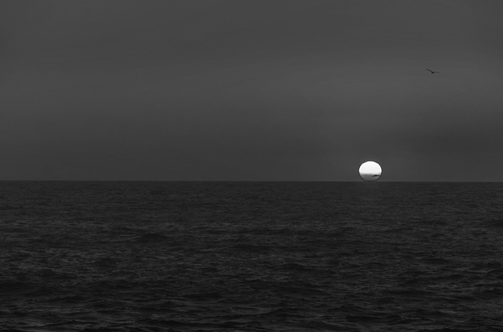
#> input picture EJERCICIOS/EJ07/atardecer.png, 503 x 332 px, shrunk from 878 x 579 before the run
$ python ej07.py
#> lines starting #> are read from the running program, lines starting #| are printed output that depends on the picture
import cv2
import numpy as np
from collections import Counter
import matplotlib.pyplot as plt
import math
import itertools

sunset = cv2.imread("atardecer.png")
#> sunset is the input picture: shape (332, 503, 3); min 9, max 255, mean 52.3
drops = cv2.imread("gotas.png")
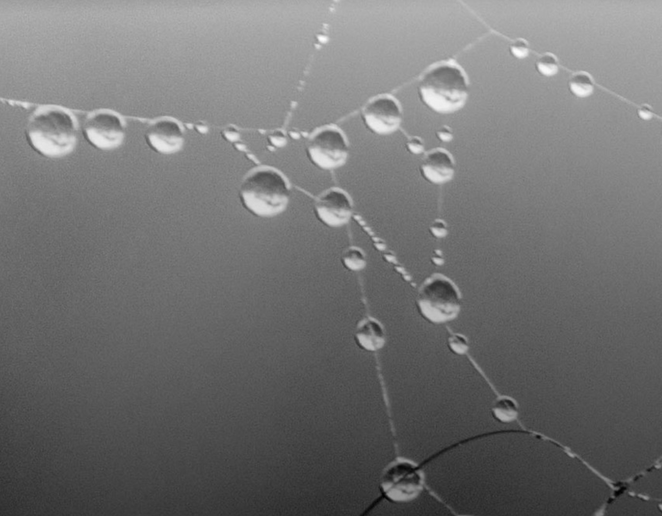
#> input picture EJERCICIOS/EJ07/gotas.png, 662 x 516 px, shrunk from 1154 x 900 before the run
#> drops is the input picture: shape (516, 662, 3); min 1, max 255, mean 114.2
tazmania = cv2.imread("tazmania.png")
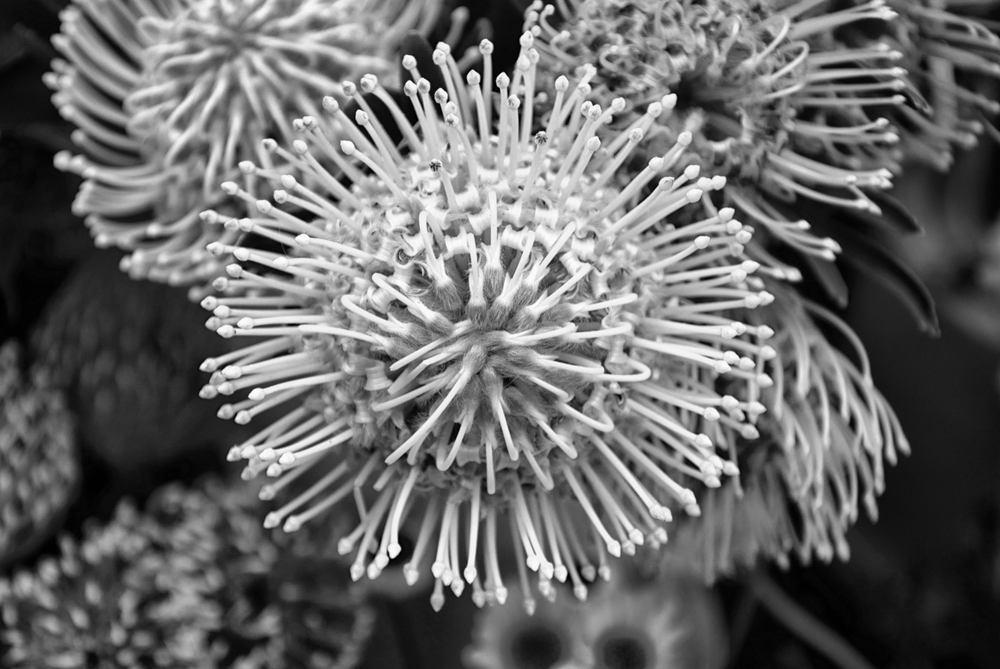
#> input picture EJERCICIOS/EJ07/tazmania.png, 1000 x 669 px, shrunk from 1744 x 1166 before the run
#> tazmania is the input picture: shape (669, 1000, 3); min 0, max 255, mean 104.7

def print_img(img, nombre):
    cv2.imshow(nombre, img)
    cv2.waitKey(0)
    cv2.destroyAllWindows()

def sunset_segmentation(sunset):
    print(sunset.shape)
    # saco la gaviota
    sun = cv2.medianBlur(sunset,5)
    print_img(sun, "media")

    #saco la luna.
    kernel = np.ones((5, 5), np.uint8)
    gav = cv2.erode(sunset, kernel)
    for i in range(8):
        gav = cv2.erode(gav, kernel)

    gav = cv2.dilate(gav,kernel,iterations = 8)
    # para sacar el perimetro de cada una
    kernel = np.array([[0,1,0],[1,1,1],[0,1,0]], np.uint8)
    sun_erode = cv2.erode(sun, kernel)
    gav_erode = cv2.erode(gav, kernel)
    segm_gav = gav-gav_erode
    segm_sun = sun-sun_erode

    _, thresh1 = cv2.threshold(segm_gav,15,255,cv2.THRESH_BINARY)
    _, thresh2 = cv2.threshold(segm_sun,30,255,cv2.THRESH_BINARY)
    tresholding_img = thresh2+thresh1
    pixels = np.where(tresholding_img == 255)
    permutaciones = list(set(itertools.permutations([-1, -1, 1, 1, 0], 2)))
    for r,c in zip(pixels[0], pixels[1]):
        for mr, mc in permutaciones:

            sunset[r+mr][c+mc] = (255,255,0)
    print_img(sunset, "gaviota perimtro")

def morph_gradient(tazmania):
    kernel = np.ones((5, 5), np.uint8)
    gradiente = cv2.morphologyEx(tazmania, cv2.MORPH_GRADIENT, kernel)
    gradiente = np.abs(gradiente)
    cv2.imwrite("gradiente.png", gradiente)
    print_img(gradiente, "tazmania")

def drops_segmentations(drops):
    kernel=  np.ones((30, 30), np.uint8)
    tophat = cv2.morphologyEx(drops, cv2.MORPH_TOPHAT, kernel)
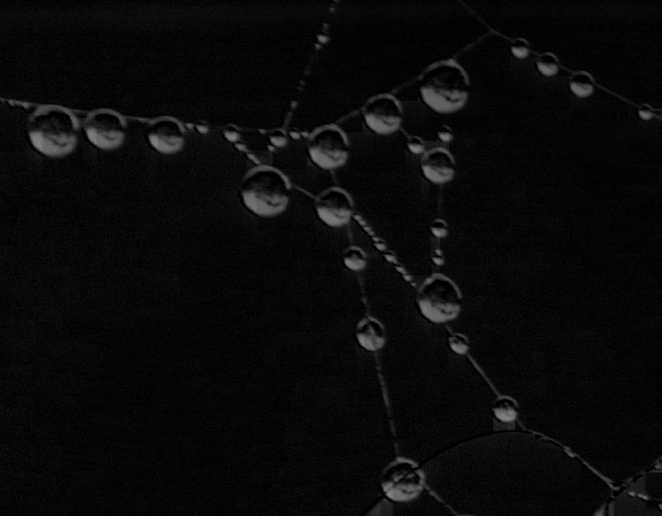
#> tophat: shape (516, 662, 3); min 0, max 134, mean 8.9
    print_img(tophat, "tophat")

if __name__ == "__main__":
    # sunset_segmentation(sunset)
    # morph_gradient(tazmania)
    drops_segmentations(drops)
